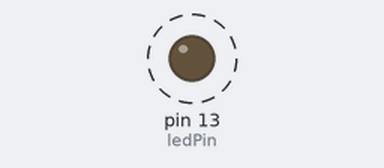
The sketch below on a simulated Arduino Uno, built with avr-gcc and run on an emulated ATmega328P. Shown: output pins drawn as LEDs (lit = HIGH). Dashed ring = blinking.

Above: at 0.5 s.
Timing chart, 0 to 4.6 s (numbered marks = the images above):
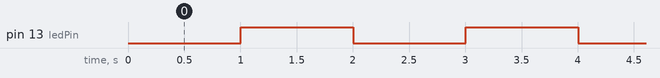

Measured:
- by itself, pin 13 (ledPin): alternates HIGH for 1.0 s and LOW for 1.0 s

The sketch:

Millis01.ino
```cpp
/* Blink without delay
 *
 *  Turns on and off a light emitting diode(LED) connected to a digital
 *  pin, without using the delay() function, This means that other code
 *  can run at the same time without being interrupted by the LED code.
 *
 *  The Circuit:
 *  * LED attached to pin 13 to ground.
 *
 */

 // set pin numbers:
const int ledPin = 13;  // the number of the LED pin

// variables will change:
int ledState = LOW;                     // ledState used to set the LED
unsigned long previousMillis = 0;       // will store last time LED was updated

 long interval = 1000;                  // interval at which to blink(milliseconds)

void setup() {
  pinMode(ledPin, OUTPUT);
}

void loop() {

  unsigned long currentMillis = millis();
  if(currentMillis - previousMillis > interval){
    // save the last time you blinked the LED
    previousMillis = currentMillis;

    // if the LED is off turn it on and vice-versa:
    if(ledState == LOW)
    ledState = HIGH;
    else
    ledState = LOW;


    // set the LED with the ledState of the variable:
    digitalWrite(ledPin, ledState);
  }

}
```
